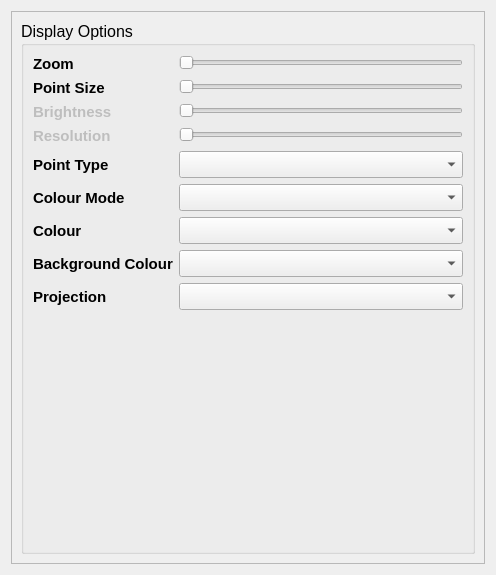
<?xml version="1.0" encoding="UTF-8"?>
<ui version="4.0">
 <class>settings_Dialog</class>
 <widget class="QDialog" name="settings_Dialog">
  <property name="geometry">
   <rect>
    <x>0</x>
    <y>0</y>
    <width>496</width>
    <height>575</height>
   </rect>
  </property>
  <property name="font">
   <font>
    <family>Apple Chancery</family>
    <pointsize>10</pointsize>
    <italic>true</italic>
   </font>
  </property>
  <property name="windowTitle">
   <string>Settings</string>
  </property>
  <layout class="QGridLayout" name="gridLayout">
   <item row="0" column="0">
    <widget class="QScrollArea" name="settings_scrollArea">
     <property name="font">
      <font>
       <family>Apple Chancery</family>
       <italic>false</italic>
      </font>
     </property>
     <property name="frameShadow">
      <enum>QFrame::Plain</enum>
     </property>
     <property name="lineWidth">
      <number>0</number>
     </property>
     <property name="widgetResizable">
      <bool>true</bool>
     </property>
     <widget class="QWidget" name="scrollAreaWidgetContents">
      <property name="geometry">
       <rect>
        <x>0</x>
        <y>0</y>
        <width>470</width>
        <height>549</height>
       </rect>
      </property>
      <layout class="QVBoxLayout" name="verticalLayout_2">
       <item>
        <widget class="QGroupBox" name="groupBox">
         <property name="font">
          <font>
           <family>Arial</family>
           <pointsize>12</pointsize>
          </font>
         </property>
         <property name="title">
          <string>Display Options</string>
         </property>
         <layout class="QFormLayout" name="formLayout">
          <property name="fieldGrowthPolicy">
           <enum>QFormLayout::ExpandingFieldsGrow</enum>
          </property>
          <property name="labelAlignment">
           <set>Qt::AlignLeading|Qt::AlignLeft|Qt::AlignVCenter</set>
          </property>
          <item row="0" column="0">
           <widget class="QLabel" name="zoom_label">
            <property name="font">
             <font>
              <family>Arial</family>
              <pointsize>11</pointsize>
              <weight>75</weight>
              <italic>false</italic>
              <bold>true</bold>
             </font>
            </property>
            <property name="text">
             <string>Zoom</string>
            </property>
           </widget>
          </item>
          <item row="0" column="1">
           <widget class="QSlider" name="zoom_slider">
            <property name="sizePolicy">
             <sizepolicy hsizetype="Expanding" vsizetype="Fixed">
              <horstretch>0</horstretch>
              <verstretch>0</verstretch>
             </sizepolicy>
            </property>
            <property name="font">
             <font>
              <family>Arial</family>
              <pointsize>8</pointsize>
              <weight>75</weight>
              <italic>false</italic>
              <bold>true</bold>
             </font>
            </property>
            <property name="orientation">
             <enum>Qt::Horizontal</enum>
            </property>
            <property name="tickPosition">
             <enum>QSlider::NoTicks</enum>
            </property>
           </widget>
          </item>
          <item row="1" column="0">
           <widget class="QLabel" name="pointsize_label">
            <property name="font">
             <font>
              <family>Arial</family>
              <pointsize>11</pointsize>
              <weight>75</weight>
              <italic>false</italic>
              <bold>true</bold>
             </font>
            </property>
            <property name="text">
             <string>Point Size</string>
            </property>
           </widget>
          </item>
          <item row="1" column="1">
           <widget class="QSlider" name="point_slider">
            <property name="orientation">
             <enum>Qt::Horizontal</enum>
            </property>
           </widget>
          </item>
          <item row="2" column="0">
           <widget class="QLabel" name="brightness_label">
            <property name="enabled">
             <bool>false</bool>
            </property>
            <property name="font">
             <font>
              <family>Arial</family>
              <pointsize>11</pointsize>
              <weight>75</weight>
              <italic>false</italic>
              <bold>true</bold>
             </font>
            </property>
            <property name="text">
             <string>Brightness</string>
            </property>
           </widget>
          </item>
          <item row="2" column="1">
           <widget class="QSlider" name="brightness_slider">
            <property name="enabled">
             <bool>false</bool>
            </property>
            <property name="maximum">
             <number>100</number>
            </property>
            <property name="orientation">
             <enum>Qt::Horizontal</enum>
            </property>
           </widget>
          </item>
          <item row="3" column="0">
           <widget class="QLabel" name="resolution_label">
            <property name="enabled">
             <bool>false</bool>
            </property>
            <property name="font">
             <font>
              <family>Arial</family>
              <pointsize>11</pointsize>
              <weight>75</weight>
              <italic>false</italic>
              <bold>true</bold>
             </font>
            </property>
            <property name="text">
             <string>Resolution</string>
            </property>
           </widget>
          </item>
          <item row="3" column="1">
           <widget class="QSlider" name="resolution_slider">
            <property name="enabled">
             <bool>false</bool>
            </property>
            <property name="orientation">
             <enum>Qt::Horizontal</enum>
            </property>
           </widget>
          </item>
          <item row="4" column="0">
           <widget class="QLabel" name="point_type_label">
            <property name="enabled">
             <bool>true</bool>
            </property>
            <property name="font">
             <font>
              <family>Arial</family>
              <pointsize>11</pointsize>
              <weight>75</weight>
              <italic>false</italic>
              <bold>true</bold>
             </font>
            </property>
            <property name="text">
             <string>Point Type</string>
            </property>
           </widget>
          </item>
          <item row="4" column="1">
           <widget class="QComboBox" name="pointtype_comboBox">
            <property name="enabled">
             <bool>true</bool>
            </property>
            <property name="sizePolicy">
             <sizepolicy hsizetype="Expanding" vsizetype="Fixed">
              <horstretch>1</horstretch>
              <verstretch>0</verstretch>
             </sizepolicy>
            </property>
            <property name="minimumSize">
             <size>
              <width>0</width>
              <height>0</height>
             </size>
            </property>
            <property name="styleSheet">
             <string notr="true"/>
            </property>
           </widget>
          </item>
          <item row="5" column="0">
           <widget class="QLabel" name="colour_mode_label">
            <property name="font">
             <font>
              <family>Arial</family>
              <pointsize>11</pointsize>
              <weight>75</weight>
              <italic>false</italic>
              <bold>true</bold>
             </font>
            </property>
            <property name="text">
             <string>Colour Mode</string>
            </property>
           </widget>
          </item>
          <item row="5" column="1">
           <widget class="QComboBox" name="colourmode_comboBox">
            <property name="sizePolicy">
             <sizepolicy hsizetype="Expanding" vsizetype="Fixed">
              <horstretch>1</horstretch>
              <verstretch>0</verstretch>
             </sizepolicy>
            </property>
            <property name="minimumSize">
             <size>
              <width>100</width>
              <height>0</height>
             </size>
            </property>
            <property name="styleSheet">
             <string notr="true"/>
            </property>
           </widget>
          </item>
          <item row="6" column="0">
           <widget class="QLabel" name="colour_label">
            <property name="font">
             <font>
              <family>Arial</family>
              <pointsize>11</pointsize>
              <weight>75</weight>
              <italic>false</italic>
              <bold>true</bold>
             </font>
            </property>
            <property name="text">
             <string>Colour</string>
            </property>
           </widget>
          </item>
          <item row="6" column="1">
           <widget class="QComboBox" name="colour_comboBox">
            <property name="sizePolicy">
             <sizepolicy hsizetype="Expanding" vsizetype="Fixed">
              <horstretch>1</horstretch>
              <verstretch>0</verstretch>
             </sizepolicy>
            </property>
            <property name="minimumSize">
             <size>
              <width>100</width>
              <height>0</height>
             </size>
            </property>
            <property name="styleSheet">
             <string notr="true"/>
            </property>
           </widget>
          </item>
          <item row="7" column="0">
           <widget class="QLabel" name="colour_label_2">
            <property name="font">
             <font>
              <family>Arial</family>
              <pointsize>11</pointsize>
              <weight>75</weight>
              <italic>false</italic>
              <bold>true</bold>
             </font>
            </property>
            <property name="text">
             <string>Background Colour</string>
            </property>
           </widget>
          </item>
          <item row="7" column="1">
           <widget class="QComboBox" name="bgcolour_comboBox">
            <property name="sizePolicy">
             <sizepolicy hsizetype="MinimumExpanding" vsizetype="Fixed">
              <horstretch>1</horstretch>
              <verstretch>0</verstretch>
             </sizepolicy>
            </property>
            <property name="minimumSize">
             <size>
              <width>100</width>
              <height>0</height>
             </size>
            </property>
            <property name="styleSheet">
             <string notr="true"/>
            </property>
           </widget>
          </item>
          <item row="8" column="0">
           <widget class="QLabel" name="projection_label">
            <property name="font">
             <font>
              <family>Arial</family>
              <pointsize>11</pointsize>
              <weight>75</weight>
              <italic>false</italic>
              <bold>true</bold>
             </font>
            </property>
            <property name="text">
             <string>Projection</string>
            </property>
           </widget>
          </item>
          <item row="8" column="1">
           <widget class="QComboBox" name="projection_comboBox">
            <property name="sizePolicy">
             <sizepolicy hsizetype="Expanding" vsizetype="Fixed">
              <horstretch>0</horstretch>
              <verstretch>0</verstretch>
             </sizepolicy>
            </property>
           </widget>
          </item>
         </layout>
        </widget>
       </item>
      </layout>
     </widget>
    </widget>
   </item>
  </layout>
 </widget>
 <resources/>
 <connections/>
</ui>
